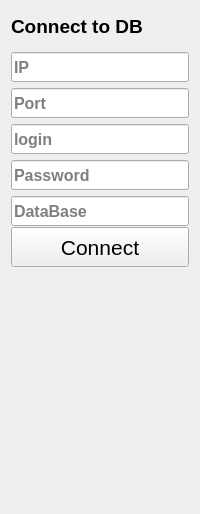
      <widget class="QWidget" name="tab_3">
       <property name="sizePolicy">
        <sizepolicy hsizetype="Maximum" vsizetype="Maximum">
         <horstretch>0</horstretch>
         <verstretch>0</verstretch>
        </sizepolicy>
       </property>
       <attribute name="title">
        <string>Connect to DB</string>
       </attribute>
       <layout class="QVBoxLayout" name="verticalLayout">
        <item>
         <widget class="QLabel" name="label_connect_to_db">
          <property name="minimumSize">
           <size>
            <width>0</width>
            <height>30</height>
           </size>
          </property>
          <property name="maximumSize">
           <size>
            <width>16777215</width>
            <height>30</height>
           </size>
          </property>
          <property name="font">
           <font>
            <pointsize>14</pointsize>
            <weight>75</weight>
            <bold>true</bold>
           </font>
          </property>
          <property name="text">
           <string>Connect to DB</string>
          </property>
         </widget>
        </item>
        <item>
         <widget class="QLineEdit" name="lineEdit_ip">
          <property name="minimumSize">
           <size>
            <width>0</width>
            <height>30</height>
           </size>
          </property>
          <property name="maximumSize">
           <size>
            <width>16777215</width>
            <height>20</height>
           </size>
          </property>
          <property name="font">
           <font>
            <pointsize>12</pointsize>
            <weight>75</weight>
            <bold>true</bold>
           </font>
          </property>
          <property name="frame">
           <bool>true</bool>
          </property>
          <property name="placeholderText">
           <string>IP</string>
          </property>
         </widget>
        </item>
        <item>
         <widget class="QLineEdit" name="lineEdit_port">
          <property name="minimumSize">
           <size>
            <width>0</width>
            <height>30</height>
           </size>
          </property>
          <property name="maximumSize">
           <size>
            <width>16777215</width>
            <height>20</height>
           </size>
          </property>
          <property name="font">
           <font>
            <pointsize>12</pointsize>
            <weight>75</weight>
            <bold>true</bold>
           </font>
          </property>
          <property name="frame">
           <bool>true</bool>
          </property>
          <property name="placeholderText">
           <string>Port</string>
          </property>
         </widget>
        </item>
        <item>
         <widget class="QLineEdit" name="lineEdit_login">
          <property name="minimumSize">
           <size>
            <width>0</width>
            <height>30</height>
           </size>
          </property>
          <property name="maximumSize">
           <size>
            <width>16777215</width>
            <height>20</height>
           </size>
          </property>
          <property name="font">
           <font>
            <pointsize>12</pointsize>
            <weight>75</weight>
            <bold>true</bold>
           </font>
          </property>
          <property name="frame">
           <bool>true</bool>
          </property>
          <property name="placeholderText">
           <string>login</string>
          </property>
         </widget>
        </item>
        <item>
         <widget class="QLineEdit" name="lineEdit_pass">
          <property name="minimumSize">
           <size>
            <width>0</width>
            <height>30</height>
           </size>
          </property>
          <property name="maximumSize">
           <size>
            <width>16777215</width>
            <height>20</height>
           </size>
          </property>
          <property name="font">
           <font>
            <pointsize>12</pointsize>
            <weight>75</weight>
            <bold>true</bold>
           </font>
          </property>
          <property name="inputMethodHints">
           <set>Qt::ImhHiddenText|Qt::ImhNoAutoUppercase|Qt::ImhNoPredictiveText|Qt::ImhSensitiveData</set>
          </property>
          <property name="frame">
           <bool>true</bool>
          </property>
          <property name="echoMode">
           <enum>QLineEdit::Password</enum>
          </property>
          <property name="placeholderText">
           <string>Password</string>
          </property>
         </widget>
        </item>
        <item>
         <widget class="QLineEdit" name="lineEdit_name_of_db">
          <property name="minimumSize">
           <size>
            <width>0</width>
            <height>30</height>
           </size>
          </property>
          <property name="maximumSize">
           <size>
            <width>16777215</width>
            <height>20</height>
           </size>
          </property>
          <property name="font">
           <font>
            <pointsize>12</pointsize>
            <weight>75</weight>
            <bold>true</bold>
           </font>
          </property>
          <property name="frame">
           <bool>true</bool>
          </property>
          <property name="placeholderText">
           <string>DataBase</string>
          </property>
         </widget>
        </item>
        <item>
         <widget class="QPushButton" name="pushButton_connect">
          <property name="minimumSize">
           <size>
            <width>0</width>
            <height>40</height>
           </size>
          </property>
          <property name="maximumSize">
           <size>
            <width>16777215</width>
            <height>40</height>
           </size>
          </property>
          <property name="font">
           <font>
            <pointsize>16</pointsize>
           </font>
          </property>
          <property name="text">
           <string>Connect</string>
          </property>
         </widget>
        </item>
        <item>
         <spacer name="verticalSpacer">
          <property name="orientation">
           <enum>Qt::Vertical</enum>
          </property>
          <property name="sizeHint" stdset="0">
           <size>
            <width>20</width>
            <height>40</height>
           </size>
          </property>
         </spacer>
        </item>
        <item>
         <widget class="QLabel" name="label_result_connect_to_db">
          <property name="minimumSize">
           <size>
            <width>0</width>
            <height>150</height>
           </size>
          </property>
          <property name="font">
           <font>
            <pointsize>12</pointsize>
           </font>
          </property>
          <property name="text">
           <string/>
          </property>
         </widget>
        </item>
        <item>
         <spacer name="verticalSpacer_4">
          <property name="orientation">
           <enum>Qt::Vertical</enum>
          </property>
          <property name="sizeHint" stdset="0">
           <size>
            <width>20</width>
            <height>40</height>
           </size>
          </property>
         </spacer>
        </item>
       </layout>
      </widget>
